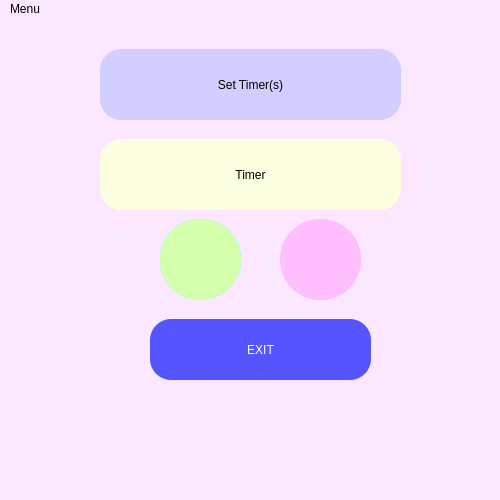
<?xml version="1.0" encoding="UTF-8"?>
<ui version="4.0">
 <class>MainWindow</class>
 <widget class="QMainWindow" name="MainWindow">
  <property name="geometry">
   <rect>
    <x>0</x>
    <y>0</y>
    <width>500</width>
    <height>500</height>
   </rect>
  </property>
  <property name="minimumSize">
   <size>
    <width>400</width>
    <height>250</height>
   </size>
  </property>
  <property name="maximumSize">
   <size>
    <width>500</width>
    <height>500</height>
   </size>
  </property>
  <property name="windowTitle">
   <string>MainWindow</string>
  </property>
  <property name="styleSheet">
   <string notr="true">background-color: rgb(251, 231, 255);</string>
  </property>
  <widget class="QWidget" name="centralwidget">
   <widget class="QPushButton" name="start">
    <property name="geometry">
     <rect>
      <x>160</x>
      <y>200</y>
      <width>81</width>
      <height>81</height>
     </rect>
    </property>
    <property name="styleSheet">
     <string notr="true">background-color: rgb(212, 255, 172);
border-radius:40px
</string>
    </property>
    <property name="text">
     <string/>
    </property>
    <property name="icon">
     <iconset>
      <normaloff>../timer/pllay.png</normaloff>../timer/pllay.png</iconset>
    </property>
    <property name="iconSize">
     <size>
      <width>50</width>
      <height>50</height>
     </size>
    </property>
   </widget>
   <widget class="QPushButton" name="pause">
    <property name="geometry">
     <rect>
      <x>160</x>
      <y>200</y>
      <width>81</width>
      <height>81</height>
     </rect>
    </property>
    <property name="styleSheet">
     <string notr="true">background-color: rgb(85, 255, 255);
border-radius:40px</string>
    </property>
    <property name="text">
     <string/>
    </property>
    <property name="icon">
     <iconset>
      <normaloff>pause.png</normaloff>pause.png</iconset>
    </property>
    <property name="iconSize">
     <size>
      <width>50</width>
      <height>50</height>
     </size>
    </property>
   </widget>
   <widget class="QPushButton" name="reset">
    <property name="geometry">
     <rect>
      <x>280</x>
      <y>200</y>
      <width>81</width>
      <height>81</height>
     </rect>
    </property>
    <property name="styleSheet">
     <string notr="true">background-color: rgb(255, 190, 254);
border-radius:40px</string>
    </property>
    <property name="text">
     <string/>
    </property>
    <property name="icon">
     <iconset>
      <normaloff>../timer/reset.png</normaloff>../timer/reset.png</iconset>
    </property>
    <property name="iconSize">
     <size>
      <width>50</width>
      <height>50</height>
     </size>
    </property>
   </widget>
   <widget class="QPushButton" name="exit">
    <property name="geometry">
     <rect>
      <x>150</x>
      <y>300</y>
      <width>221</width>
      <height>61</height>
     </rect>
    </property>
    <property name="styleSheet">
     <string notr="true">background-color: rgb(85, 85, 255);
color: rgb(255, 255, 255);
font: 81 18pt &quot;Montserrat ExtraBold&quot;;
border-radius: 21px</string>
    </property>
    <property name="text">
     <string>EXIT</string>
    </property>
   </widget>
   <widget class="QLabel" name="count">
    <property name="geometry">
     <rect>
      <x>100</x>
      <y>120</y>
      <width>301</width>
      <height>71</height>
     </rect>
    </property>
    <property name="styleSheet">
     <string notr="true">font: 63 22pt &quot;Montserrat SemiBold&quot;;
background-color: rgb(251, 255, 224);
border-radius : 21px</string>
    </property>
    <property name="frameShape">
     <enum>QFrame::StyledPanel</enum>
    </property>
    <property name="text">
     <string>Timer</string>
    </property>
    <property name="alignment">
     <set>Qt::AlignCenter</set>
    </property>
   </widget>
   <widget class="QPushButton" name="timeset">
    <property name="geometry">
     <rect>
      <x>100</x>
      <y>30</y>
      <width>301</width>
      <height>71</height>
     </rect>
    </property>
    <property name="styleSheet">
     <string notr="true">font: 87 16pt &quot;Montserrat Black&quot;;
background-color: rgb(210, 206, 255);
border-radius : 21px</string>
    </property>
    <property name="text">
     <string>Set Timer(s)</string>
    </property>
   </widget>
   <zorder>pause</zorder>
   <zorder>start</zorder>
   <zorder>reset</zorder>
   <zorder>exit</zorder>
   <zorder>count</zorder>
   <zorder>timeset</zorder>
  </widget>
  <widget class="QMenuBar" name="menubar">
   <property name="geometry">
    <rect>
     <x>0</x>
     <y>0</y>
     <width>500</width>
     <height>26</height>
    </rect>
   </property>
   <widget class="QMenu" name="menuMenu">
    <property name="title">
     <string>Menu</string>
    </property>
    <addaction name="actionAbout"/>
    <addaction name="actionExit"/>
   </widget>
   <addaction name="menuMenu"/>
  </widget>
  <widget class="QStatusBar" name="statusbar"/>
  <action name="actionAbout">
   <property name="icon">
    <iconset>
     <normaloff>../timer/info.png</normaloff>../timer/info.png</iconset>
   </property>
   <property name="text">
    <string>About </string>
   </property>
  </action>
  <action name="actionExit">
   <property name="text">
    <string>Exit</string>
   </property>
   <property name="menuRole">
    <enum>QAction::TextHeuristicRole</enum>
   </property>
  </action>
 </widget>
 <resources/>
 <connections>
  <connection>
   <sender>exit</sender>
   <signal>clicked()</signal>
   <receiver>MainWindow</receiver>
   <slot>close()</slot>
   <hints>
    <hint type="sourcelabel">
     <x>323</x>
     <y>375</y>
    </hint>
    <hint type="destinationlabel">
     <x>448</x>
     <y>383</y>
    </hint>
   </hints>
  </connection>
 </connections>
</ui>
